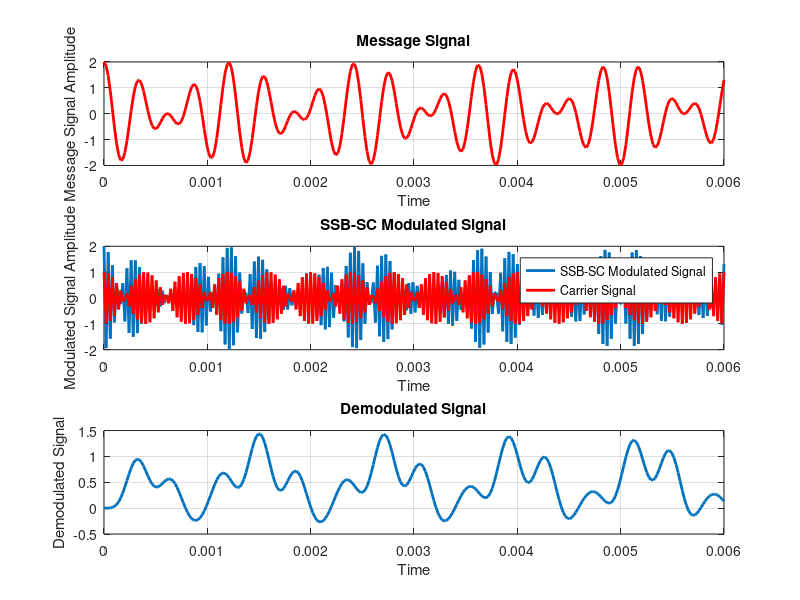

Reproduce this figure in MATLAB.
% Clearing previous variables, closing plots, and clearing command window
clear all; close all; clc;

% Parameters
f1 = 2.5e3;         % Frequency of message signal 1 (Hz)
f2 = 3.3e3;         % Frequency of message signal 2 (Hz)
Fc = 37e6;           % Carrier frequency (Hz)
Am = 1;             % Amplitude of the message signal
T = 1 / min(f1, f2); % Period of the message signal
Fs = 15 * max(f1, f2); % Sampling frequency
t = 0:1/Fs:15*T;     % Time vector
N = length(t);       % Length of the time vector

% Message signal generation
sig = Am * cos(2*pi*f1*t) + Am * cos(2*pi*f2*t);

% Carrier signal
ct = cos(2*pi*Fc*t);

% SSB-SC modulation
sigm = real(hilbert(sig).*exp(sqrt(-1)*2*pi*Fc*t));

% Coherent demodulation
demod = sigm .* ct;

% Low-pass filtering
fcut = f1; % Cut-off frequency for the low-pass filter
[b, a] = butter(6, fcut/(Fs/2)); % 6th order Butterworth filter
filtered = filter(b, a, demod);

% Plotting
figure
subplot(311)
plot(t, sig, 'r', 'Linewidth', 2)
xlabel('Time'); ylabel('Message Signal Amplitude');title('Message Signal')
grid on
subplot(312)
plot(t, sigm, 'Linewidth', 2)
hold on;
plot(t, ct, 'r', 'Linewidth', 2)
xlabel('Time'); ylabel('Modulated Signal Amplitude'); title('SSB-SC Modulated Signal')
legend('SSB-SC Modulated Signal', 'Carrier Signal')
grid on
subplot(313)
plot(t, filtered, 'Linewidth', 2)
xlabel('Time'); ylabel('Demodulated Signal'); title('Demodulated Signal')
grid on

